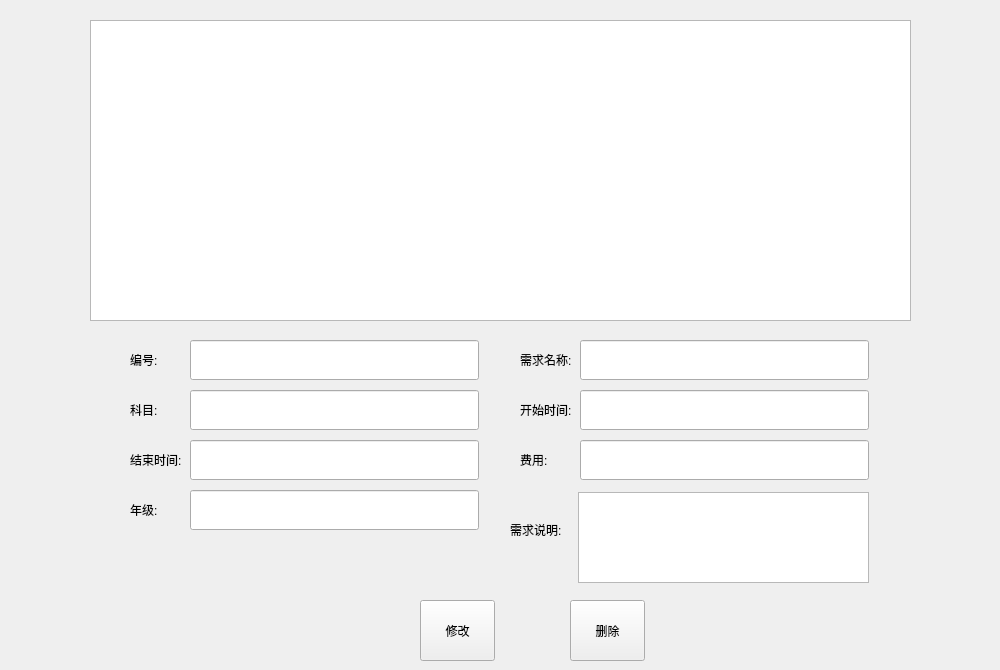
<?xml version="1.0" encoding="UTF-8"?>
<ui version="4.0">
 <class>ChildWidgetC</class>
 <widget class="QWidget" name="ChildWidgetC">
  <property name="geometry">
   <rect>
    <x>0</x>
    <y>0</y>
    <width>1000</width>
    <height>670</height>
   </rect>
  </property>
  <property name="windowTitle">
   <string>Form</string>
  </property>
  <widget class="QTableWidget" name="tableWidget">
   <property name="geometry">
    <rect>
     <x>90</x>
     <y>20</y>
     <width>821</width>
     <height>301</height>
    </rect>
   </property>
  </widget>
  <widget class="QLineEdit" name="lineEdit_1">
   <property name="geometry">
    <rect>
     <x>190</x>
     <y>340</y>
     <width>289</width>
     <height>40</height>
    </rect>
   </property>
   <property name="minimumSize">
    <size>
     <width>0</width>
     <height>40</height>
    </size>
   </property>
  </widget>
  <widget class="QLabel" name="label">
   <property name="geometry">
    <rect>
     <x>130</x>
     <y>340</y>
     <width>54</width>
     <height>40</height>
    </rect>
   </property>
   <property name="text">
    <string>编号:</string>
   </property>
  </widget>
  <widget class="QLabel" name="label_2">
   <property name="geometry">
    <rect>
     <x>520</x>
     <y>340</y>
     <width>54</width>
     <height>40</height>
    </rect>
   </property>
   <property name="text">
    <string>需求名称:</string>
   </property>
  </widget>
  <widget class="QLineEdit" name="lineEdit_2">
   <property name="geometry">
    <rect>
     <x>580</x>
     <y>340</y>
     <width>289</width>
     <height>40</height>
    </rect>
   </property>
   <property name="minimumSize">
    <size>
     <width>0</width>
     <height>40</height>
    </size>
   </property>
  </widget>
  <widget class="QLabel" name="label_3">
   <property name="geometry">
    <rect>
     <x>130</x>
     <y>390</y>
     <width>54</width>
     <height>40</height>
    </rect>
   </property>
   <property name="text">
    <string>科目:</string>
   </property>
  </widget>
  <widget class="QLineEdit" name="lineEdit_3">
   <property name="geometry">
    <rect>
     <x>190</x>
     <y>390</y>
     <width>289</width>
     <height>40</height>
    </rect>
   </property>
   <property name="minimumSize">
    <size>
     <width>0</width>
     <height>40</height>
    </size>
   </property>
  </widget>
  <widget class="QLabel" name="label_4">
   <property name="geometry">
    <rect>
     <x>520</x>
     <y>390</y>
     <width>54</width>
     <height>40</height>
    </rect>
   </property>
   <property name="text">
    <string>开始时间:</string>
   </property>
  </widget>
  <widget class="QLineEdit" name="lineEdit_4">
   <property name="geometry">
    <rect>
     <x>580</x>
     <y>390</y>
     <width>289</width>
     <height>40</height>
    </rect>
   </property>
   <property name="minimumSize">
    <size>
     <width>0</width>
     <height>40</height>
    </size>
   </property>
  </widget>
  <widget class="QLabel" name="label_5">
   <property name="geometry">
    <rect>
     <x>130</x>
     <y>440</y>
     <width>54</width>
     <height>40</height>
    </rect>
   </property>
   <property name="text">
    <string>结束时间:</string>
   </property>
  </widget>
  <widget class="QLineEdit" name="lineEdit_5">
   <property name="geometry">
    <rect>
     <x>190</x>
     <y>440</y>
     <width>289</width>
     <height>40</height>
    </rect>
   </property>
   <property name="minimumSize">
    <size>
     <width>0</width>
     <height>40</height>
    </size>
   </property>
  </widget>
  <widget class="QLabel" name="label_6">
   <property name="geometry">
    <rect>
     <x>520</x>
     <y>440</y>
     <width>54</width>
     <height>40</height>
    </rect>
   </property>
   <property name="text">
    <string>费用:</string>
   </property>
  </widget>
  <widget class="QLineEdit" name="lineEdit_6">
   <property name="geometry">
    <rect>
     <x>580</x>
     <y>440</y>
     <width>289</width>
     <height>40</height>
    </rect>
   </property>
   <property name="minimumSize">
    <size>
     <width>0</width>
     <height>40</height>
    </size>
   </property>
  </widget>
  <widget class="QTextEdit" name="textEdit">
   <property name="geometry">
    <rect>
     <x>578</x>
     <y>492</y>
     <width>291</width>
     <height>91</height>
    </rect>
   </property>
  </widget>
  <widget class="QLabel" name="label_7">
   <property name="geometry">
    <rect>
     <x>510</x>
     <y>510</y>
     <width>51</width>
     <height>40</height>
    </rect>
   </property>
   <property name="text">
    <string>需求说明:</string>
   </property>
  </widget>
  <widget class="QPushButton" name="btn_changed">
   <property name="geometry">
    <rect>
     <x>420</x>
     <y>600</y>
     <width>75</width>
     <height>61</height>
    </rect>
   </property>
   <property name="text">
    <string>修改</string>
   </property>
  </widget>
  <widget class="QPushButton" name="btn_delete">
   <property name="geometry">
    <rect>
     <x>570</x>
     <y>600</y>
     <width>75</width>
     <height>61</height>
    </rect>
   </property>
   <property name="text">
    <string>删除</string>
   </property>
  </widget>
  <widget class="QLineEdit" name="lineEdit_7">
   <property name="geometry">
    <rect>
     <x>190</x>
     <y>490</y>
     <width>289</width>
     <height>40</height>
    </rect>
   </property>
   <property name="minimumSize">
    <size>
     <width>0</width>
     <height>40</height>
    </size>
   </property>
  </widget>
  <widget class="QLabel" name="label_8">
   <property name="geometry">
    <rect>
     <x>130</x>
     <y>490</y>
     <width>54</width>
     <height>40</height>
    </rect>
   </property>
   <property name="text">
    <string>年级:</string>
   </property>
  </widget>
 </widget>
 <resources/>
 <connections/>
</ui>
